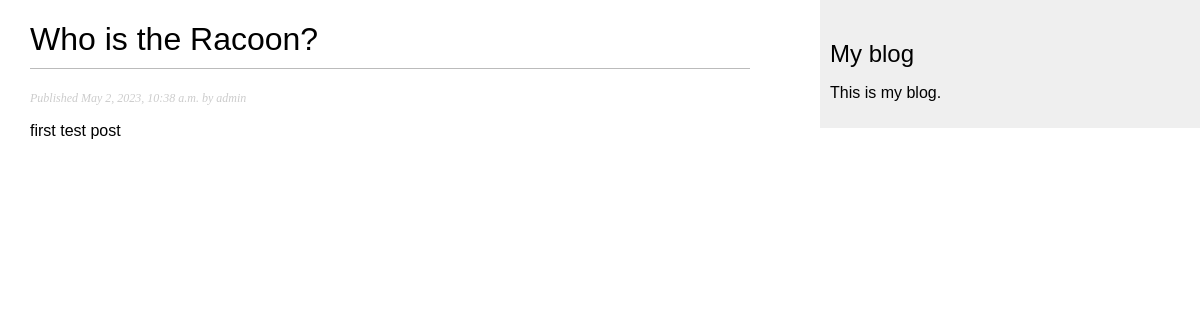
The app's page /blog/2023/5/2/who-is-the-racoon/ with its own data.
### blog/models.py (models this page shows, shortened)
class CoreModel(models.Model):
    created = models.DateTimeField(auto_now_add=True)
    updated = models.DateTimeField(auto_now=True)

class Post(CoreModel):
    STATUS_CHOICES = (
        ('draft', 'Draft'),
        ('published', 'Published'),
    )
    title = models.CharField(max_length=250)
    slug = models.SlugField(
        max_length=250,
        unique_for_date='publish'
    )
    author = models.ForeignKey(
        User,
        on_delete=models.CASCADE,
        related_name='blog_posts',
    )
    body = models.TextField()
    publish = models.DateTimeField(default=timezone.now)
    status = models.CharField(
        max_length=10,
        choices=STATUS_CHOICES,
        default='draft',
    )
    objects = models.Manager()
    published = PublishedManager()
    class Meta:
        ordering = ('-publish',)

### blog/views.py (the view)
def post_detail(request, year, month, day, post):
    post = get_object_or_404(
        Post,
        slug=post,
        status='published',
        publish__year=year,
        publish__month=month,
        publish__day=day,
    )
    return render(
        request=request,
        template_name='blog/post/detail.html',
        context={'post': post}
    )

### blog/templates/blog/post/detail.html (shortened to what this page needs)
{% extends "blog/base.html" %}
{% block content %}
    <h1>{{ post.title }}</h1>
    <p class="date">
        Published {{ post.publish }} by {{ post.author }}
    </p>
    {{ post.body|linebreaks }}
{% endblock %}

### blog/static/css/blog.css (style rules this page uses)
body { margin:0; padding:0; font-family:helvetica, sans-serif; }
h1 { font-weight:normal; border-bottom:1px solid #bbb; padding:0 0 10px 0; }
p.date { color:#ccc; font-family: georgia, serif; font-size: 12px; font-style: italic; }

### records on screen
Post: title "Who is the Racoon?", publish "May 2, 2023, 10:38 a.m.", author "admin", body "first test post"
